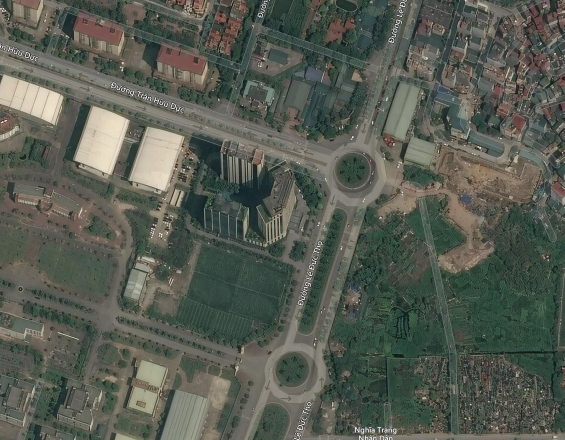
#> input picture Screenshot from 2021-09-12 14-46-36.png, 1129 x 880 px (shown at 1/2 size)
$ python -i 'get coordinates.py'   (imports and definitions only)
#> lines starting #> are read from the running program, lines starting #| are printed output that depends on the picture; after the words box and inside, x2 and y2 are one past the last pixel; in counts of white or black regions, pixels touching at a corner belong together
import cv2
import ny as np
import math

# h_cam : chieu cao camera
# h,w_corner : goc mo cua camera theo huong doc va ngang
# h,w_img : kich co anh chup
h_cam = 100
h_corner = w_corner = 60
h_img = w_img = 800

imgTest = "/home/kiencate/image-processing/Screenshot from 2021-09-12 14-46-36.png"
#xac dinh vat the
def getContours(img):
    contours,hierarchy = cv2.findContours(img, cv2.RETR_EXTERNAL,cv2.CHAIN_APPROX_NONE)
    c=1
    for cnt in contours:
        area = cv2.contourArea(cnt)

        if area>300:
            peri = cv2.arcLength(cnt,True)
            approx = cv2.approxPolyDP(cnt,0.02*peri,True)
            x,y,w,h = cv2.boundingRect(approx)
            a = x+w/2
            b = y+h/2
            cv2.rectangle(imgContour,(x,y),(x+w,y+h),(0,255,0),2)
            cv2.putText(imgContour,str(c),(int(a),int(b)),cv2.FONT_HERSHEY_COMPLEX_SMALL,1,(255,0,255))
            dectect_coordinate(a,b,c)
            c+=1

#xac dinh toa do vat the
def dectect_coordinate(x,y,c):
    cam_coordinate = (50 , 120)
    w_img_met = h_cam * math.tan(w_corner/360 * math.pi) *2
    h_img_met = h_cam * math.tan(h_corner/360 * math.pi) *2
    x_obj_met = (x - w_img/2) / w_img * w_img_met
    y_obj_met = (h_img/2 - y) / h_img * h_img_met

    longtitude = x_obj_met * 0.000008985 + cam_coordinate[1]
    if longtitude >= 180:
        longtitude -= 360
    if longtitude <= -180:
        longtitude += 360

    latitude = y_obj_met * 0.000009044+cam_coordinate[0]
    if latitude >= 90:
        latitude -= 180
    if latitude <= -90:
        latitude += 180
    obj_coordinate = (latitude, longtitude)
    print(c,":",obj_coordinate)


# [15 lines not run here, left out]

>>> import cv2
>>> picture = cv2.imread('Screenshot from 2021-09-12 14-46-36.png', cv2.IMREAD_GRAYSCALE)
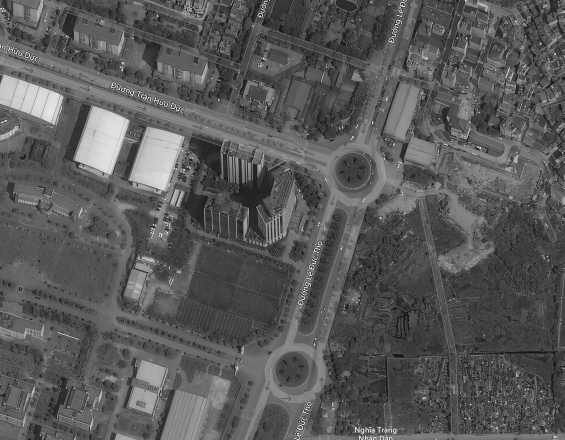
#> picture: shape (880, 1129) (shown at 1/2 size); min 2, max 255, mean 89.3
>>> result = getContours(picture)
#> in getContours, `contours,hierarchy = cv2.findContours(img, cv2.RETR_EXTERNAL,cv2.CHAIN..`: contours = 1 contour; box (x1, y1, x2, y2) and area: (0, 0, 1129, 880) 991512
#> the loop in getContours, `for cnt in contours:` made 1 pass
#> (area, peri, approx, x, y, w, h, a) on pass 1: (991512, 4014, [[0, 0], [0, 879], [1128, 879], [1128, 0]], 0, 0, 1129, 880, 564.5)
#> after the loop in getContours, `for cnt in contours:`: c = 1
#> (the run stopped early here; a loop or call above may not have finished)
